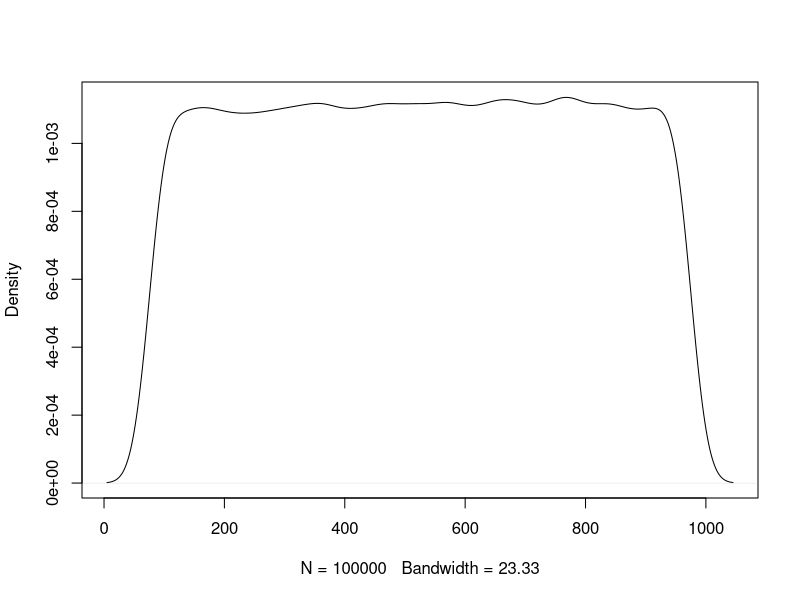
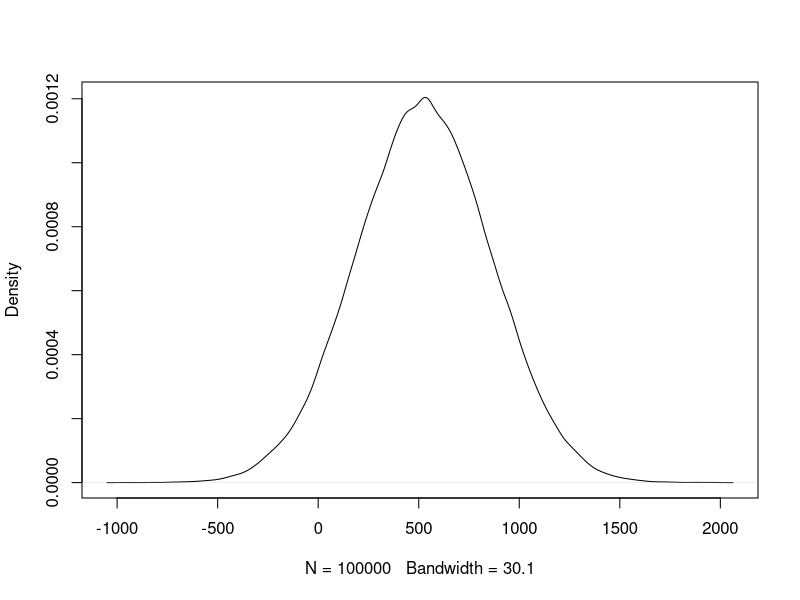
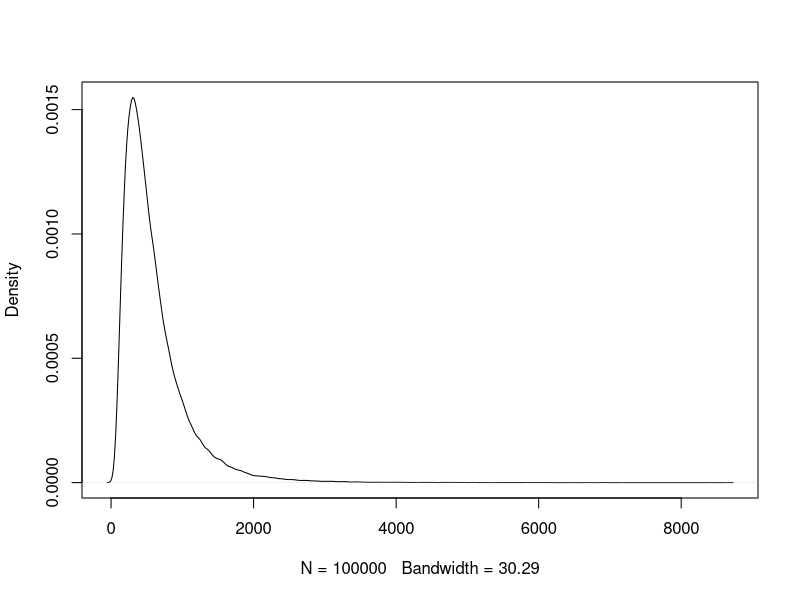
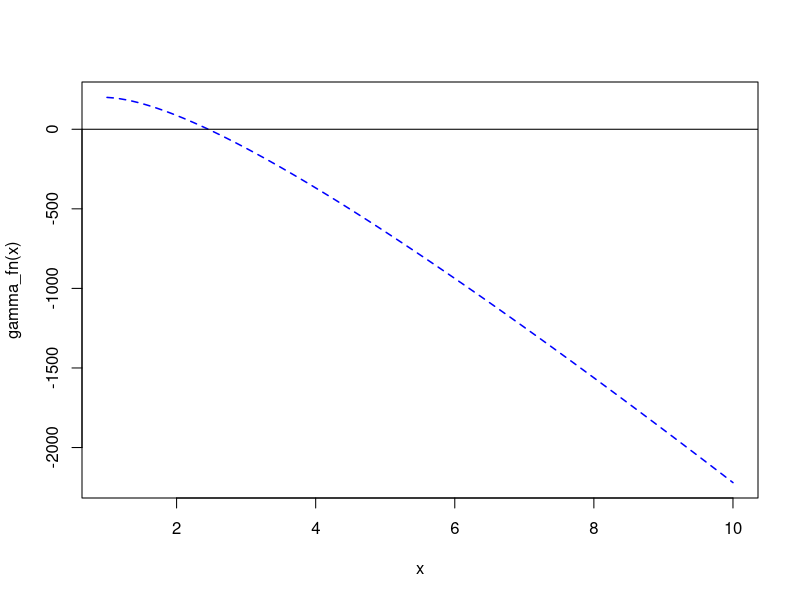
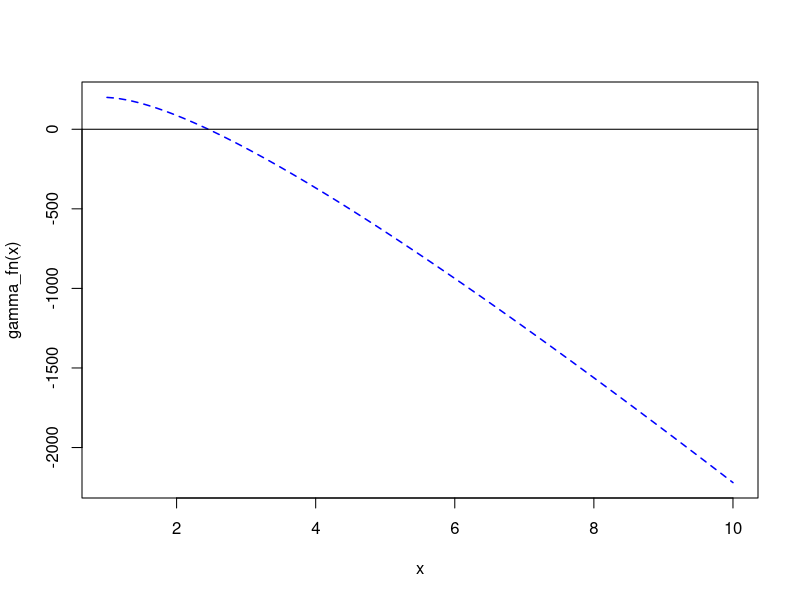
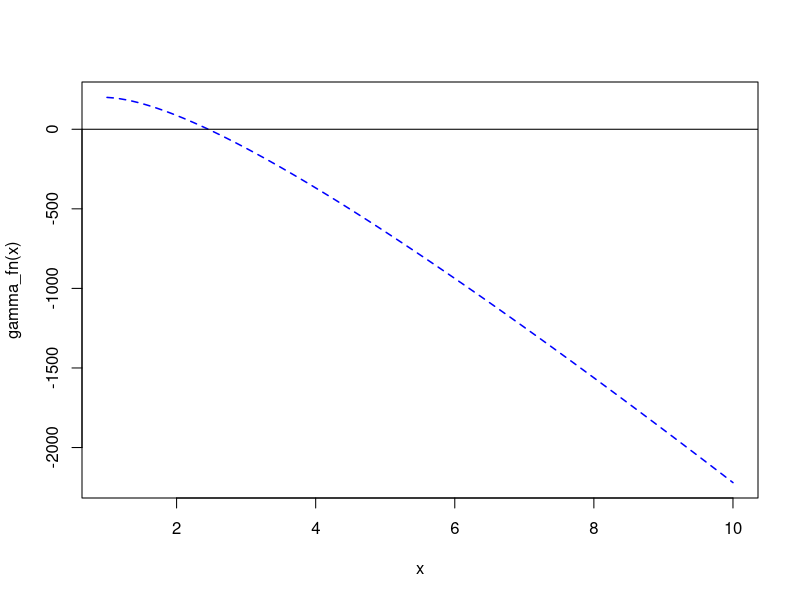
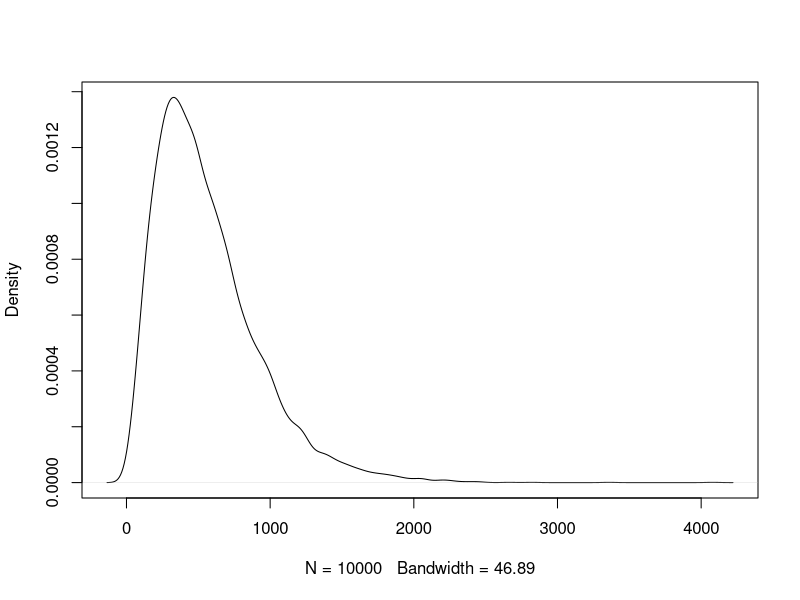

Reproduce these figures in R, in order.
## ---- chunk 1
#| echo: true
x1 = 300
p1 = 0.25

x2 = 750
p2 = 0.75
## ---- chunk 2
#| echo: true
a = ((p2*x1) - (p1 * x2)) / (p2 - p1)
a
b = ((1 - p1)*x2 - (1 - p2)*x1) / (p2 - p1)
b
## ---- chunk 3
#| echo: true
qunif(0.25, min = 75, max = 975)
qunif(0.75, min = 75, max = 975)
## ---- chunk 4
#| fig-align: center
plot(density(runif(n = 1e5, min = a, max = b)),main = "")
## ---- chunk 5
#| echo: true
mu = (qnorm(p2)*x1 - qnorm(p1)*x2) / (qnorm(p2)-qnorm(p1))
mu
sigma = (x2 - x1) / (qnorm(p2) - qnorm(p1))
sigma
## ---- chunk 6
#| echo: true
qnorm(0.25, mean = 525, sd = 333.59)
qnorm(0.75, mean = 525, sd = 333.59)
## ---- chunk 7
#| fig-align: center
plot(density(rnorm(n = 1e5,  mean = mu, sd = sigma)),main = "")
## ---- chunk 8
#| echo: true
mu = (qnorm(p2)*log(x1) - qnorm(p1)*log(x2)) / (qnorm(p2)-qnorm(p1))
mu
sigma = (log(x2) - log(x1)) / (qnorm(p2) - qnorm(p1))
sigma
## ---- chunk 9
#| echo: true
qlnorm(0.25, mean = 6.1619, sd = 0.67925)
qlnorm(0.75, mean = 6.1619, sd = 0.67925)
## ---- chunk 10
#| fig-align: center
plot(density(rlnorm(n = 1e5,  mean = mu, sd = sigma)),main = "")
## ---- chunk 11
#| echo: true
#| fig-align: center
gamma_fn <- function(alpha) {
    x1*qgamma(p2,shape = alpha, scale =1) - x2 * qgamma(p1, shape = alpha, scale = 1)
}
curve(gamma_fn, xlim = c(1,10), col = "blue", lwd = 1.5, lty=2)
abline(a=0,b=0)
## ---- chunk 12
#| echo: true
#| fig-align: center
gamma_fn <- function(alpha) {
    x1*qgamma(p2,shape = alpha, scale =1) - x2 * qgamma(p1, shape = alpha, scale = 1)
}
curve(gamma_fn, xlim = c(1,10), col = "blue", lwd = 1.5, lty=2)
abline(a=0,b=0)
## ---- chunk 13
#| echo: true
#| fig-align: center
gamma_fn <- function(alpha) {
    x1*qgamma(p2,shape = alpha, scale =1) - x2 * qgamma(p1, shape = alpha, scale = 1)
}
curve(gamma_fn, xlim = c(1,10), col = "blue", lwd = 1.5, lty=2)
abline(a=0,b=0)
## ---- chunk 14
#| echo: true
alpha_ <- uniroot(gamma_fn,c(2,4))$root
alpha_

calc_beta <- function(x1,p1,alpha) {
    x1 / qgamma(p1,alpha,1)
}

beta_ <- calc_beta(x1 = x1,  p1 = p1, alpha = alpha_)
beta_
## ---- chunk 15
#| echo: true
qgamma(0.25,shape = 2.4558, scale = 230.16)
qgamma(0.75,shape = 2.4558, scale = 230.16)
## ---- chunk 16
#| fig-align: center
plot(density(rgamma(n = 1e4, shape = alpha_, scale = beta_)),main = "")
## ---- chunk 17
#| echo: true

# Transfinite scaling
Tf <- function(x, shape, rate)
    pgamma(x,shape,rate,log=TRUE) - 
    pgamma(x,shape,rate,log=TRUE, lower.tail = FALSE)

# Function to minimize
norm <- function(x1, p1, x2, p2, shape,rate)
    (Tf(x1, shape, rate)-(log(p1)-log(1-p1)) )^2 +
    (Tf(x2, shape, rate)-(log(p2)-log(1-p2)) )^2

# Bundle it all together into a single function.
fn <- function(x) norm(x1, p1, x2, p2, x[1], x[2])
## ---- chunk 18
#| echo: true

# Run general-purpose optimization on the function.
gamma_optim <- 
  optim(c(0.5, 0.1), # initial parameter guesses
    fn,
    gr = function(x) pracma::grad(fn, x),
    lower=c(-Inf, 1e-5),
    method = "L-BFGS-B",
    control=list(factr=1e-10, maxit=100))$par

# Note: gamma_optim$par[2] is 1/beta
gamma_optim
## ---- chunk 19
#| echo: true

# Analytic formula
alpha_

# Optimization
gamma_optim[[1]]
## ---- chunk 20
#| echo: true

# Analytic formula
beta_

# Optimization
1/gamma_optim[[2]]

